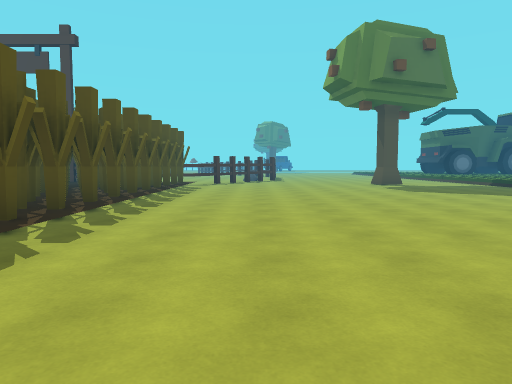
[1] (above)

24 first-person views from a walk through a scene from a Unity 3-D project. The camera is 1.4 m above the floor, tilts 4° down and sees 70° across. The floor is counted in squares, 2 m on a side. Each view is taken from the middle of a square. On the plan, view 1 faces up. The plan holds only what a view shows up to about 11 squares ahead; the rest is blank. The place goes on beyond the plan. Some animated figures are left out. Some surface patterns are stand-ins.

[2]
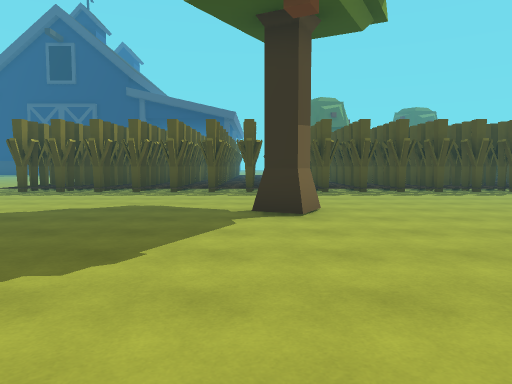

[3]
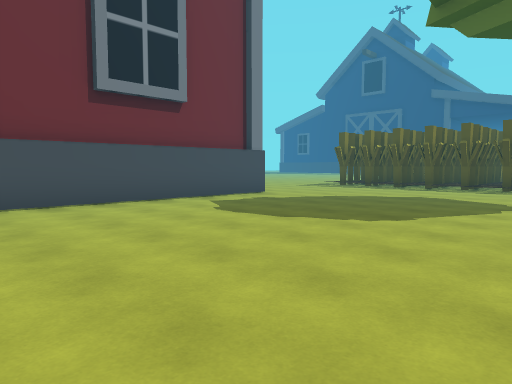

[4]
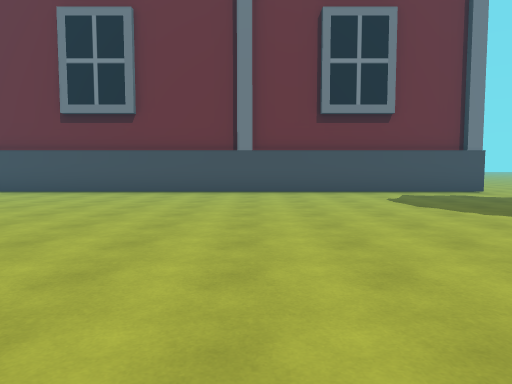

[5]
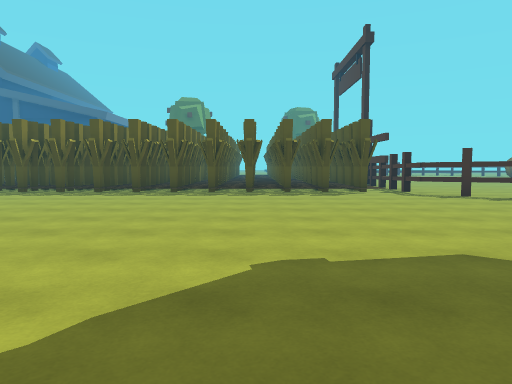

[6]
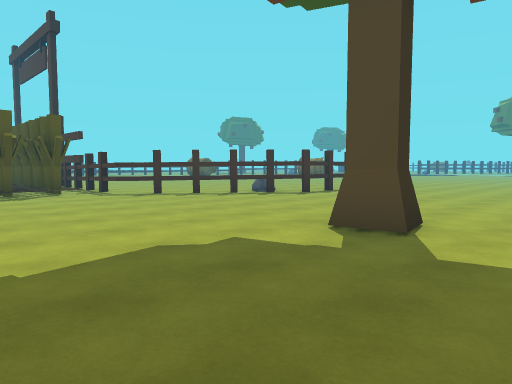

[7]
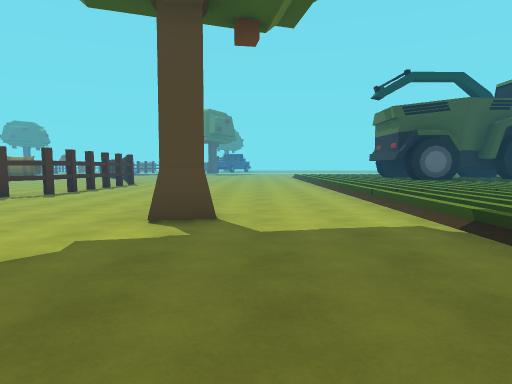

[8]
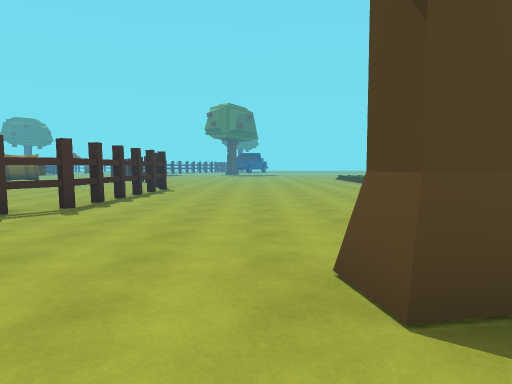

[9]
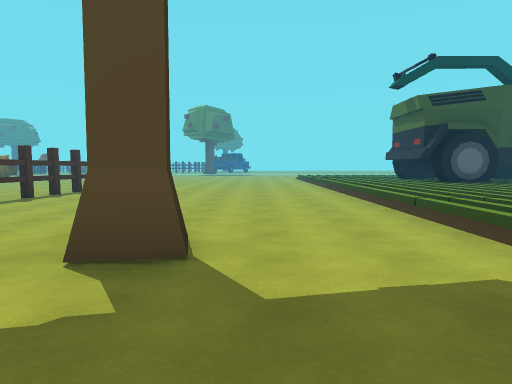

[10]
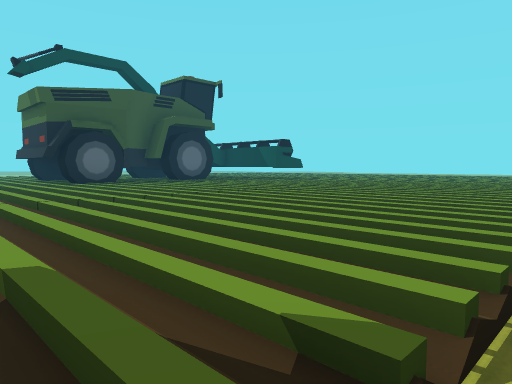

[11]
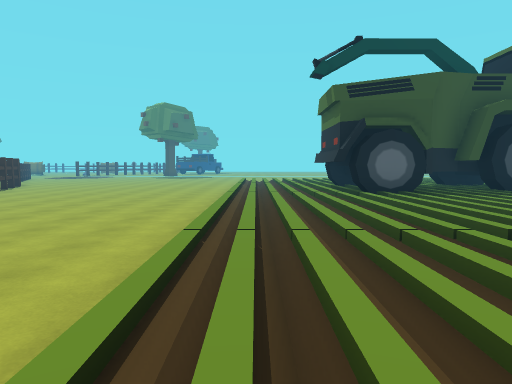

[12]
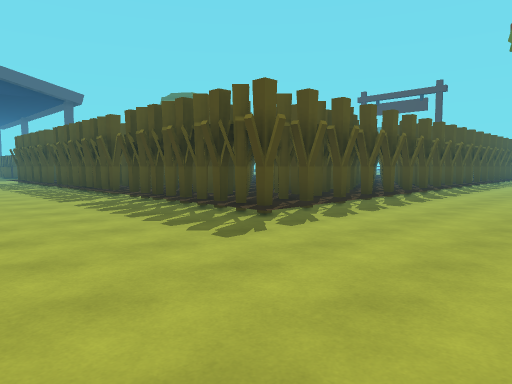

[13]
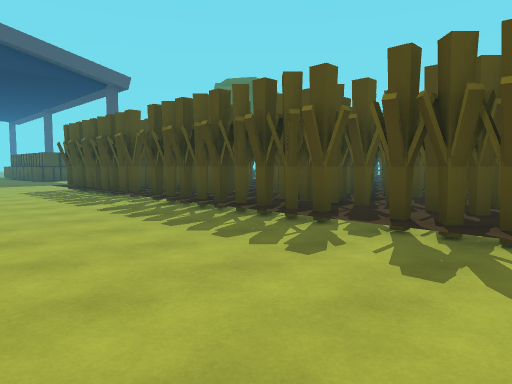

[14]
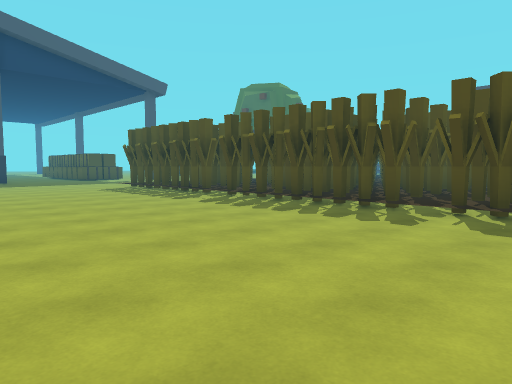

[15]
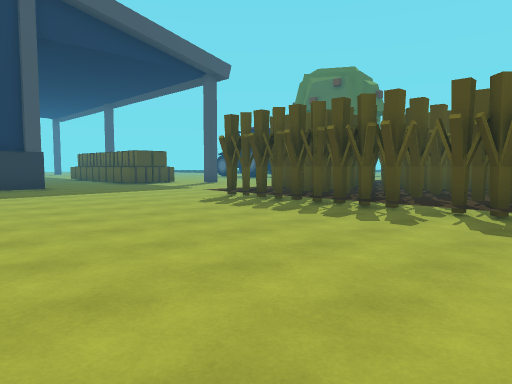

[16]
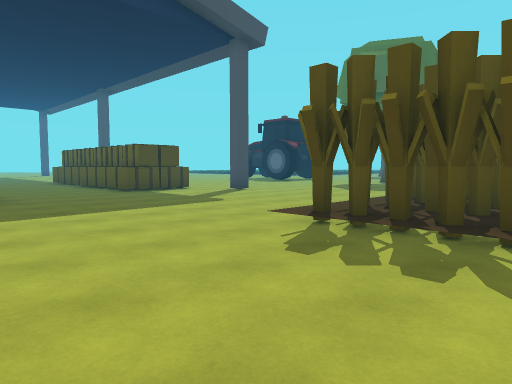

[17]
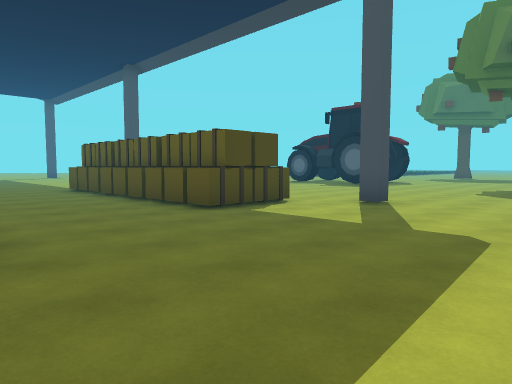

[18]
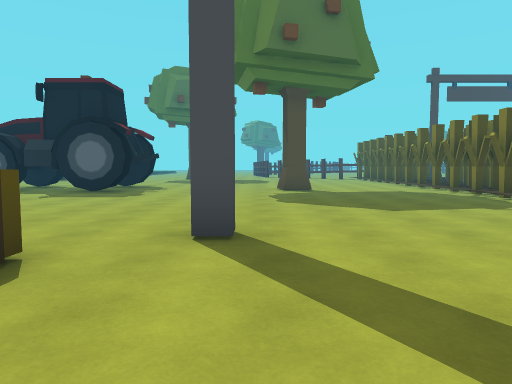

[19]
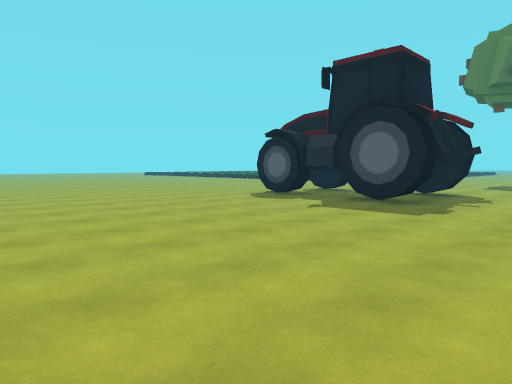

[20]
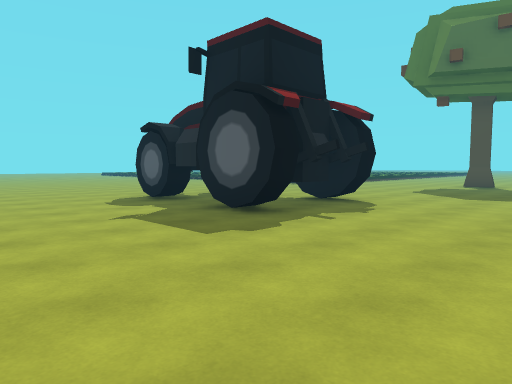

[21]
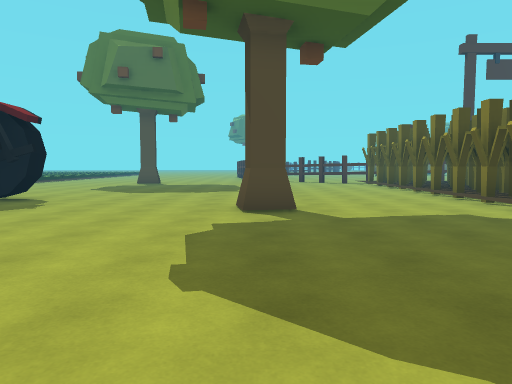

[22]
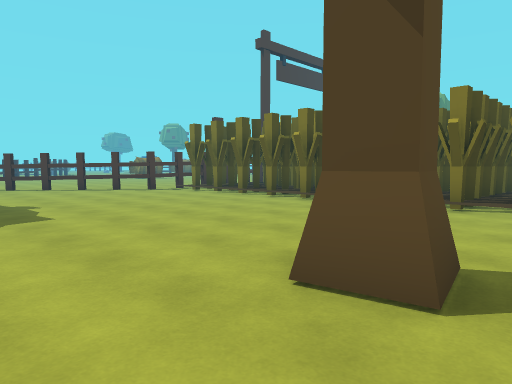

[23]
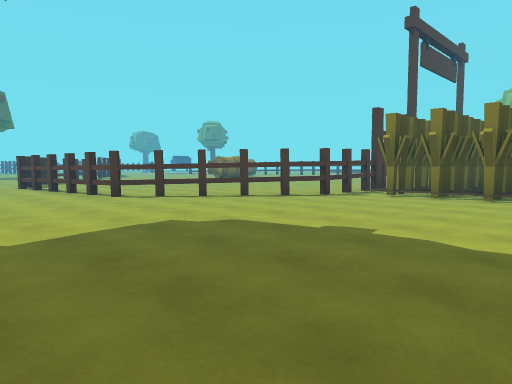

[24]
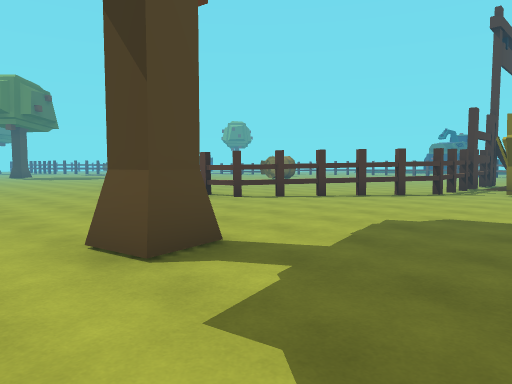

### Floor plan
Key: @ floor where view 1 was taken; # wall or solid block; . floor; / step, stairs or slope; T tree; W wheel; O other object.
Columns run from 33 left of view 1 to 15 right of it. Each row starts with its distance up from view 1.
 23         ..                        #......///#####
 22         ...#                      #......///#W##W
 21         ...#                      #......///////
 20         ...#                      #......///////
 19        ....##                     #......////////
 18        .....#                    ##......////////
 17        .....##                   #.......////////
 16        ......##                 # .......////////
 15        .......##               ##........////////
 14       ..T......###            ##......T..////////
 13       ........../#            #/.........////////
 12       ..........##            #/.........////////
 11       ..........##            #/............
 10       ..........#             #/.........
  9       ..........#             #/........
  8       ..........#             #/........
  7       WW........#             #/.......
  6   .W####........#             #/......
  5  .. ## #....T...#             #/......
  4 ...WW#WW........#             #/.....    .
  3 ................#             #/.....   ...
  2 ................#             #/............
  1 ................              #/..T.........
  0 ................              #/.@T..........
 -1 ................              #/..............
 -2   .........#....              #/..............
 -3        .........#             #/...............
 -4       OOOO......#             #/................
 -5    OOOOOOO......##           ##/................
 -6   ..............###############/...##############
 -7   .................................
 -8       .............................
 -9            #.......................
-10            #.................  ....
-11                ..............
-12                     .... ....

Positions as (right, up) in squares from view 1, and headings:
1: (0, 0), facing up
2: (7, 0), facing left
3: (9, 1), facing down-left
4: (8, 4), facing down
5: (7, 10), facing left
6: (7, 10), facing up-left
7: (6, 9), facing up
8: (4, 12), facing up
9: (6, 11), facing up
10: (8, 11), facing up-right
11: (9, 13), facing up
12: (1, -10), facing up-left
13: (-5, -10), facing up-left
14: (-5, -12), facing up-left
15: (-10, -12), facing up-left
16: (-14, -10), facing up-left
17: (-19, -9), facing up-left
18: (-22, -6), facing up
19: (-23, -3), facing up-left
20: (-22, 0), facing up-left
21: (-21, -1), facing up
22: (-23, 4), facing up-right
23: (-25, 9), facing up-right
24: (-27, 11), facing up-right
